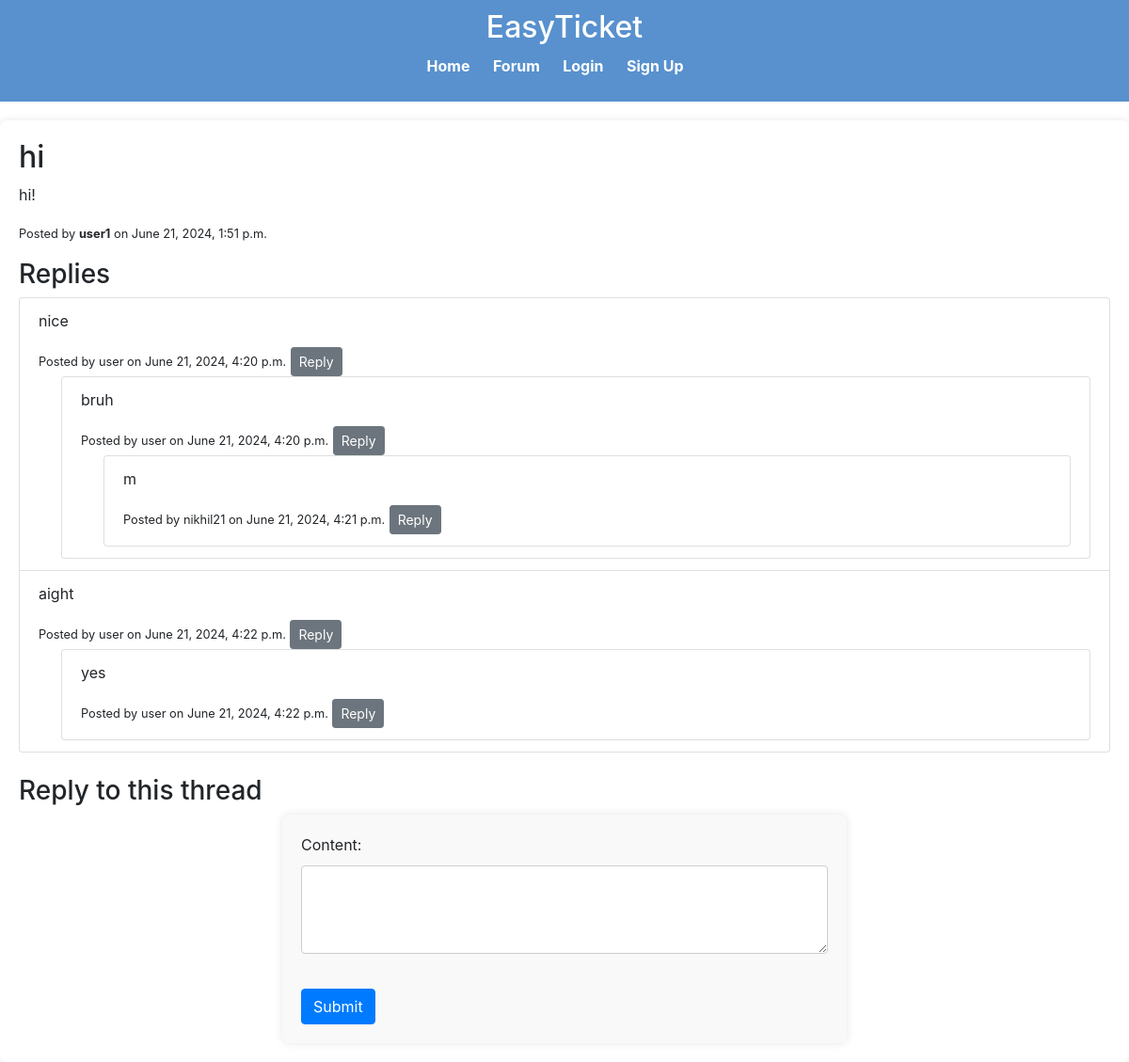
The app's page /forum/2/ with its own data.
### events/models.py (models this page shows, shortened)
class ForumThread(models.Model):
    title = models.CharField(max_length=255)
    content = models.TextField()
    author = models.ForeignKey(User, on_delete=models.CASCADE)
    created_at = models.DateTimeField(auto_now_add=True)

class ThreadReply(models.Model):
    thread = models.ForeignKey(ForumThread, related_name='replies', on_delete=models.CASCADE)
    author = models.ForeignKey(User, on_delete=models.CASCADE)
    content = models.TextField()
    parent = models.ForeignKey('self', null=True, blank=True, related_name='children', on_delete=models.CASCADE)
    created_at = models.DateTimeField(auto_now_add=True)

### events/views.py (the view)
# urls.py: path('forum/<int:thread_id>/', views.thread_detail, name='thread_detail'),
def thread_detail(request, thread_id):
    thread = get_object_or_404(ForumThread, id=thread_id)
    replies = thread.replies.filter(parent__isnull=True).order_by('created_at')
    if request.method == 'POST':
        form = ThreadReplyForm(request.POST)
        if form.is_valid():
            reply = form.save(commit=False)
            reply.thread = thread
            reply.author = request.user
            reply.save()
            return redirect('thread_detail', thread_id=thread.id)
    else:
        form = ThreadReplyForm()
    return render(request, 'events/thread_detail.html', {
        'thread': thread,
        'replies': replies,
        'form': form,
    })

### events/forms.py
class ThreadReplyForm(forms.ModelForm):
    class Meta:
        model = ThreadReply
        fields = ['content']
        widgets = {
            'content': forms.Textarea(attrs={'rows': 3, 'cols': 40}),
        }

### events/templates/events/thread_detail.html (shortened to what this page needs)
{% extends 'events/layout.html' %}
{% load static %}
{% block content %}
<h2>{{ thread.title }}</h2>
<p>{{ thread.content }}</p>
<p><small>Posted by <strong>{{ thread.author.username }}</strong> on {{ thread.created_at }}</small></p>
<h3>Replies</h3>
<div class="list-group mb-4">
    {% for reply in replies %}
    <div class="list-group-item">
        <p>{{ reply.content }}</p>
        <small>Posted by {% if reply.author == thread.author %}<strong>{{ reply.author.username }}</strong>{% else %}{{ reply.author.username }}{% endif %} on {{ reply.created_at }}</small>
        <a href="{% url 'reply_to_reply' thread.id reply.id %}" class="btn btn-secondary btn-sm">Reply</a>
        {% if reply.children.exists %}
        <div class="ml-4">
            {% include 'events/_reply.html' with replies=reply.children.all %}
        </div>
        {% endif %}
    </div>
    {% empty %}
    <p>No replies yet.</p>
    {% endfor %}
</div>
<h3>Reply to this thread</h3>
<form method="post">
    {{ form.as_p }}
    <button type="submit" class="btn btn-primary">Submit</button>
</form>
{% endblock %}

### events/templates/events/layout.html (shortened to what this page needs)
{% load static %}
<!DOCTYPE html>
<html>
<head>
    <link rel="stylesheet" href="https://code.jquery.com/ui/1.12.1/themes/base/jquery-ui.css">
    <link rel="stylesheet" type="text/css" href="{% static 'events/css/style.css' %}">
    <link rel="stylesheet" href="https://stackpath.bootstrapcdn.com/bootstrap/4.3.1/css/bootstrap.min.css">
</head>
<body>
    <header>
        <h1>EasyTicket</h1>
        <nav>
            <ul>
                <li><a href="{% url 'index' %}">Home</a></li>
                <li><a href="{% url 'forum' %}">Forum</a></li>
                {% if user.is_authenticated %}
                    <li><a href="{% url 'create_event' %}">Create Event</a></li>
                    <li><a href="{% url 'profile' %}">Profile</a></li>
                    <li><a href="{% url 'recommended_events' %}">For You</a></li>
                    <li><a href="{% url 'help_page' %}">Help</a></li>
                    <li><a href="{% url 'logout' %}">Logout</a></li>
                {% else %}
                    <li><a href="{% url 'login' %}">Login</a></li>
                    <li><a href="{% url 'signup' %}">Sign Up</a></li>
                {% endif %}
            </ul>
        </nav>
    </header>
    <main>
        {% block content %}
        {% endblock %}
    </main>
</body>
</html>

### events/templates/events/_reply.html
{% for reply in replies %}
<div class="list-group-item">
    <p>{{ reply.content }}</p>
    <small>Posted by {% if reply.author == reply.thread.author %}<strong>{{ reply.author.username }}</strong>{% else %}{{ reply.author.username }}{% endif %} on {{ reply.created_at }}</small>
    <a href="{% url 'reply_to_reply' reply.thread.id reply.id %}" class="btn btn-secondary btn-sm">Reply</a>
    {% if reply.children.exists %}
    <div class="ml-4">
        {% include 'events/_reply.html' with replies=reply.children.all %}
    </div>
    {% endif %}
</div>
{% endfor %}

### events/static/events/css/style.css (style rules this page uses)
* { margin: 0; padding: 0; box-sizing: border-box; }
body { font-family: 'Arial', sans-serif; line-height: 1.6; background-color: #f0f0f0; color: #333; margin: 0; padding: 0; }
header { background-color: #5891ce; color: white; padding: 10px 0; text-align: center; margin-bottom: 20px; }
header h1 { font-size: 2em; }
nav ul { list-style-type: none; text-align: center; margin-top: 10px; }
nav ul li { display: inline-block; margin-right: 20px; }
nav ul li a { color: white; text-decoration: none; font-weight: bold; transition: color 0.3s ease; }
main { padding: 20px; background-color: #fff; box-shadow: 0 0 10px rgba(0,0,0,0.1); border-radius: 8px; }
form { max-width: 600px; margin: 0 auto; background-color: #f9f9f9; padding: 20px; border-radius: 8px; box-shadow: 0 0 10px rgba(0,0,0,0.1); }
form label { display: block; margin-bottom: 10px; }
form input[type="text"], form input[type="email"], form textarea { width: 100%; padding: 10px; margin-bottom: 15px; border: 1px solid #ccc; border-radius: 4px; }
form button { background-color: #007bff; color: white; border: none; padding: 10px 20px; cursor: pointer; border-radius: 4px; transition: background-color 0.3s ease; }

### records on screen
ForumThread: title "hi", content "hi!", author.username "user1", created_at "June 21, 2024, 1:51 p.m."
ThreadReply: content "nice", author.username "user", created_at "June 21, 2024, 4:20 p.m."
ThreadReply: content "bruh", author.username "user", created_at "June 21, 2024, 4:20 p.m."
ThreadReply: content "m", author.username "nikhil21", created_at "June 21, 2024, 4:21 p.m."
ThreadReply: content "aight", author.username "user", created_at "June 21, 2024, 4:22 p.m."
ThreadReply: content "yes", author.username "user", created_at "June 21, 2024, 4:22 p.m."
